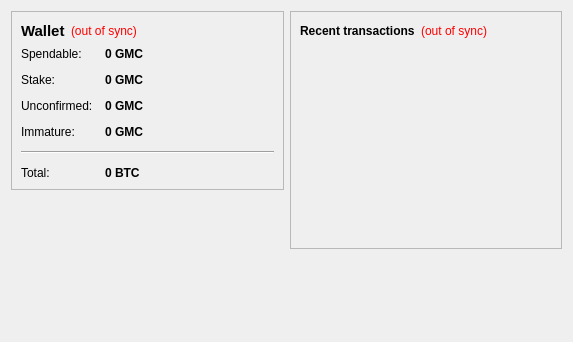
<?xml version="1.0" encoding="UTF-8"?>
<ui version="4.0">
 <class>OverviewPage</class>
 <widget class="QWidget" name="OverviewPage">
  <property name="geometry">
   <rect>
    <x>0</x>
    <y>0</y>
    <width>573</width>
    <height>342</height>
   </rect>
  </property>
  <property name="windowTitle">
   <string>Form</string>
  </property>
  <layout class="QHBoxLayout" name="horizontalLayout" stretch="1,1">
   <item>
    <layout class="QVBoxLayout" name="verticalLayout_2">
     <item>
      <widget class="QFrame" name="frame">
       <property name="frameShape">
        <enum>QFrame::StyledPanel</enum>
       </property>
       <property name="frameShadow">
        <enum>QFrame::Raised</enum>
       </property>
       <layout class="QVBoxLayout" name="verticalLayout_4">
        <item>
         <layout class="QHBoxLayout" name="horizontalLayout_4">
          <item>
           <widget class="QLabel" name="label_5">
            <property name="font">
             <font>
              <pointsize>11</pointsize>
              <weight>75</weight>
              <bold>true</bold>
             </font>
            </property>
            <property name="text">
             <string>Wallet</string>
            </property>
           </widget>
          </item>
          <item>
           <widget class="QLabel" name="labelWalletStatus">
            <property name="toolTip">
             <string>The displayed information may be out of date. Your wallet automatically synchronizes with the geimcoin network after a connection is established, but this process has not completed yet.</string>
            </property>
            <property name="styleSheet">
             <string notr="true">QLabel { color: red; }</string>
            </property>
            <property name="text">
             <string notr="true">(out of sync)</string>
            </property>
            <property name="alignment">
             <set>Qt::AlignLeading|Qt::AlignLeft|Qt::AlignVCenter</set>
            </property>
           </widget>
          </item>
          <item>
           <spacer name="horizontalSpacer_2">
            <property name="orientation">
             <enum>Qt::Horizontal</enum>
            </property>
            <property name="sizeHint" stdset="0">
             <size>
              <width>40</width>
              <height>20</height>
             </size>
            </property>
           </spacer>
          </item>
         </layout>
        </item>
        <item>
         <layout class="QFormLayout" name="formLayout_2">
          <property name="fieldGrowthPolicy">
           <enum>QFormLayout::AllNonFixedFieldsGrow</enum>
          </property>
          <property name="horizontalSpacing">
           <number>12</number>
          </property>
          <property name="verticalSpacing">
           <number>12</number>
          </property>
          <item row="0" column="0">
           <widget class="QLabel" name="label">
            <property name="text">
             <string>Spendable:</string>
            </property>
           </widget>
          </item>
          <item row="0" column="1">
           <widget class="QLabel" name="labelBalance">
            <property name="font">
             <font>
              <weight>75</weight>
              <bold>true</bold>
             </font>
            </property>
            <property name="cursor">
             <cursorShape>IBeamCursor</cursorShape>
            </property>
            <property name="toolTip">
             <string>Your current spendable balance</string>
            </property>
            <property name="text">
             <string notr="true">0 GMC</string>
            </property>
            <property name="textInteractionFlags">
             <set>Qt::LinksAccessibleByMouse|Qt::TextSelectableByKeyboard|Qt::TextSelectableByMouse</set>
            </property>
           </widget>
          </item>
          <item row="1" column="0">
           <widget class="QLabel" name="label_6">
            <property name="text">
             <string>Stake:</string>
            </property>
           </widget>
          </item>
          <item row="1" column="1">
           <widget class="QLabel" name="labelStake">
            <property name="font">
             <font>
              <weight>75</weight>
              <bold>true</bold>
             </font>
            </property>
            <property name="cursor">
             <cursorShape>IBeamCursor</cursorShape>
            </property>
            <property name="toolTip">
             <string>Total of coins that was staked, and do not yet count toward the current balance</string>
            </property>
            <property name="text">
             <string notr="true">0 GMC</string>
            </property>
            <property name="textInteractionFlags">
             <set>Qt::LinksAccessibleByMouse|Qt::TextSelectableByKeyboard|Qt::TextSelectableByMouse</set>
            </property>
           </widget>
          </item>
          <item row="2" column="0">
           <widget class="QLabel" name="label_3">
            <property name="text">
             <string>Unconfirmed:</string>
            </property>
           </widget>
          </item>
          <item row="2" column="1">
           <widget class="QLabel" name="labelUnconfirmed">
            <property name="font">
             <font>
              <weight>75</weight>
              <bold>true</bold>
             </font>
            </property>
            <property name="cursor">
             <cursorShape>IBeamCursor</cursorShape>
            </property>
            <property name="toolTip">
             <string>Total of transactions that have yet to be confirmed, and do not yet count toward the current balance</string>
            </property>
            <property name="text">
             <string notr="true">0 GMC</string>
            </property>
            <property name="textInteractionFlags">
             <set>Qt::LinksAccessibleByMouse|Qt::TextSelectableByKeyboard|Qt::TextSelectableByMouse</set>
            </property>
           </widget>
          </item>
          <item row="3" column="0">
           <widget class="QLabel" name="labelImmatureText">
            <property name="text">
             <string>Immature:</string>
            </property>
           </widget>
          </item>
          <item row="3" column="1">
           <widget class="QLabel" name="labelImmature">
            <property name="font">
             <font>
              <weight>75</weight>
              <bold>true</bold>
             </font>
            </property>
            <property name="toolTip">
             <string>Mined balance that has not yet matured</string>
            </property>
            <property name="text">
             <string notr="true">0 GMC</string>
            </property>
            <property name="textInteractionFlags">
             <set>Qt::LinksAccessibleByMouse|Qt::TextSelectableByKeyboard|Qt::TextSelectableByMouse</set>
            </property>
           </widget>
          </item>
          <item row="4" column="0" colspan="2">
           <widget class="Line" name="line">
            <property name="orientation">
             <enum>Qt::Horizontal</enum>
            </property>
           </widget>
          </item>
          <item row="5" column="0">
           <widget class="QLabel" name="labelTotalText">
            <property name="text">
             <string>Total:</string>
            </property>
           </widget>
          </item>
          <item row="5" column="1">
           <widget class="QLabel" name="labelTotal">
            <property name="font">
             <font>
              <weight>75</weight>
              <bold>true</bold>
             </font>
            </property>
            <property name="cursor">
             <cursorShape>IBeamCursor</cursorShape>
            </property>
            <property name="toolTip">
             <string>Your current total balance</string>
            </property>
            <property name="text">
             <string notr="true">0 BTC</string>
            </property>
            <property name="textInteractionFlags">
             <set>Qt::LinksAccessibleByMouse|Qt::TextSelectableByKeyboard|Qt::TextSelectableByMouse</set>
            </property>
           </widget>
          </item>
         </layout>
        </item>
       </layout>
      </widget>
     </item>
     <item>
      <spacer name="verticalSpacer">
       <property name="orientation">
        <enum>Qt::Vertical</enum>
       </property>
       <property name="sizeHint" stdset="0">
        <size>
         <width>20</width>
         <height>40</height>
        </size>
       </property>
      </spacer>
     </item>
    </layout>
   </item>
   <item>
    <layout class="QVBoxLayout" name="verticalLayout_3">
     <item>
      <widget class="QFrame" name="frame_2">
       <property name="frameShape">
        <enum>QFrame::StyledPanel</enum>
       </property>
       <property name="frameShadow">
        <enum>QFrame::Raised</enum>
       </property>
       <layout class="QVBoxLayout" name="verticalLayout">
        <item>
         <layout class="QHBoxLayout" name="horizontalLayout_2">
          <item>
           <widget class="QLabel" name="label_4">
            <property name="text">
             <string>&lt;b&gt;Recent transactions&lt;/b&gt;</string>
            </property>
           </widget>
          </item>
          <item>
           <widget class="QLabel" name="labelTransactionsStatus">
            <property name="toolTip">
             <string>The displayed information may be out of date. Your wallet automatically synchronizes with the geimcoin network after a connection is established, but this process has not completed yet.</string>
            </property>
            <property name="styleSheet">
             <string notr="true">QLabel { color: red; }</string>
            </property>
            <property name="text">
             <string notr="true">(out of sync)</string>
            </property>
            <property name="alignment">
             <set>Qt::AlignRight|Qt::AlignTrailing|Qt::AlignVCenter</set>
            </property>
           </widget>
          </item>
          <item>
           <spacer name="horizontalSpacer">
            <property name="orientation">
             <enum>Qt::Horizontal</enum>
            </property>
            <property name="sizeHint" stdset="0">
             <size>
              <width>40</width>
              <height>20</height>
             </size>
            </property>
           </spacer>
          </item>
         </layout>
        </item>
        <item>
         <widget class="QListView" name="listTransactions">
          <property name="styleSheet">
           <string notr="true">QListView { background: transparent; }</string>
          </property>
          <property name="frameShape">
           <enum>QFrame::NoFrame</enum>
          </property>
          <property name="verticalScrollBarPolicy">
           <enum>Qt::ScrollBarAlwaysOff</enum>
          </property>
          <property name="horizontalScrollBarPolicy">
           <enum>Qt::ScrollBarAlwaysOff</enum>
          </property>
          <property name="selectionMode">
           <enum>QAbstractItemView::NoSelection</enum>
          </property>
         </widget>
        </item>
       </layout>
      </widget>
     </item>
     <item>
      <spacer name="verticalSpacer_2">
       <property name="orientation">
        <enum>Qt::Vertical</enum>
       </property>
       <property name="sizeHint" stdset="0">
        <size>
         <width>20</width>
         <height>40</height>
        </size>
       </property>
      </spacer>
     </item>
    </layout>
   </item>
  </layout>
 </widget>
 <resources/>
 <connections/>
</ui>
